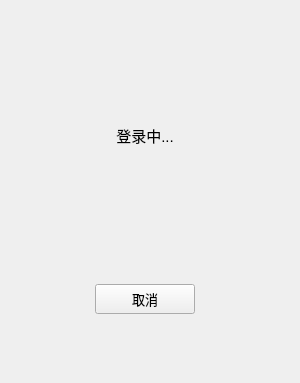
<?xml version="1.0" encoding="UTF-8"?>
<ui version="4.0">
 <class>WaitWidget</class>
 <widget class="QWidget" name="WaitWidget">
  <property name="geometry">
   <rect>
    <x>0</x>
    <y>0</y>
    <width>300</width>
    <height>383</height>
   </rect>
  </property>
  <property name="windowTitle">
   <string>Form</string>
  </property>
  <layout class="QVBoxLayout" name="verticalLayout_2">
   <property name="spacing">
    <number>10</number>
   </property>
   <property name="leftMargin">
    <number>10</number>
   </property>
   <property name="topMargin">
    <number>20</number>
   </property>
   <property name="rightMargin">
    <number>20</number>
   </property>
   <property name="bottomMargin">
    <number>20</number>
   </property>
   <item>
    <widget class="QWidget" name="waitContent" native="true">
     <layout class="QVBoxLayout" name="verticalLayout">
      <item>
       <widget class="QWidget" name="widget" native="true">
        <layout class="QHBoxLayout" name="horizontalLayout_9">
         <item>
          <spacer name="horizontalSpacer_5">
           <property name="orientation">
            <enum>Qt::Orientation::Horizontal</enum>
           </property>
           <property name="sizeHint" stdset="0">
            <size>
             <width>68</width>
             <height>20</height>
            </size>
           </property>
          </spacer>
         </item>
         <item>
          <layout class="QVBoxLayout" name="verticalLayout_4">
           <item>
            <widget class="QLabel" name="profileImg">
             <property name="sizePolicy">
              <sizepolicy hsizetype="Minimum" vsizetype="Minimum">
               <horstretch>0</horstretch>
               <verstretch>0</verstretch>
              </sizepolicy>
             </property>
             <property name="minimumSize">
              <size>
               <width>80</width>
               <height>80</height>
              </size>
             </property>
             <property name="maximumSize">
              <size>
               <width>80</width>
               <height>80</height>
              </size>
             </property>
             <property name="frameShape">
              <enum>QFrame::Shape::NoFrame</enum>
             </property>
             <property name="frameShadow">
              <enum>QFrame::Shadow::Plain</enum>
             </property>
             <property name="text">
              <string/>
             </property>
             <property name="pixmap">
              <pixmap>:/QQ.svg</pixmap>
             </property>
             <property name="scaledContents">
              <bool>true</bool>
             </property>
             <property name="wordWrap">
              <bool>false</bool>
             </property>
             <property name="margin">
              <number>0</number>
             </property>
            </widget>
           </item>
           <item>
            <widget class="QLabel" name="hintLabel">
             <property name="font">
              <font>
               <pointsize>11</pointsize>
              </font>
             </property>
             <property name="text">
              <string>登录中...</string>
             </property>
             <property name="alignment">
              <set>Qt::AlignmentFlag::AlignCenter</set>
             </property>
            </widget>
           </item>
          </layout>
         </item>
         <item>
          <spacer name="horizontalSpacer_4">
           <property name="orientation">
            <enum>Qt::Orientation::Horizontal</enum>
           </property>
           <property name="sizeHint" stdset="0">
            <size>
             <width>68</width>
             <height>20</height>
            </size>
           </property>
          </spacer>
         </item>
        </layout>
       </widget>
      </item>
      <item>
       <spacer name="verticalSpacer">
        <property name="orientation">
         <enum>Qt::Orientation::Vertical</enum>
        </property>
        <property name="sizeHint" stdset="0">
         <size>
          <width>20</width>
          <height>40</height>
         </size>
        </property>
       </spacer>
      </item>
      <item>
       <spacer name="verticalSpacer_4">
        <property name="orientation">
         <enum>Qt::Orientation::Vertical</enum>
        </property>
        <property name="sizeHint" stdset="0">
         <size>
          <width>20</width>
          <height>40</height>
         </size>
        </property>
       </spacer>
      </item>
      <item>
       <spacer name="verticalSpacer_3">
        <property name="orientation">
         <enum>Qt::Orientation::Vertical</enum>
        </property>
        <property name="sizeHint" stdset="0">
         <size>
          <width>20</width>
          <height>40</height>
         </size>
        </property>
       </spacer>
      </item>
      <item>
       <layout class="QHBoxLayout" name="horizontalLayout_4">
        <property name="spacing">
         <number>7</number>
        </property>
        <item>
         <spacer name="horizontalSpacer_2">
          <property name="orientation">
           <enum>Qt::Orientation::Horizontal</enum>
          </property>
          <property name="sizeHint" stdset="0">
           <size>
            <width>10</width>
            <height>20</height>
           </size>
          </property>
         </spacer>
        </item>
        <item>
         <widget class="QPushButton" name="cancelBtn">
          <property name="sizePolicy">
           <sizepolicy hsizetype="Expanding" vsizetype="Fixed">
            <horstretch>0</horstretch>
            <verstretch>0</verstretch>
           </sizepolicy>
          </property>
          <property name="minimumSize">
           <size>
            <width>100</width>
            <height>30</height>
           </size>
          </property>
          <property name="font">
           <font>
            <pointsize>10</pointsize>
           </font>
          </property>
          <property name="cursor">
           <cursorShape>PointingHandCursor</cursorShape>
          </property>
          <property name="text">
           <string>取消</string>
          </property>
          <property name="shortcut">
           <string>Esc</string>
          </property>
          <property name="flat">
           <bool>false</bool>
          </property>
         </widget>
        </item>
        <item>
         <spacer name="horizontalSpacer_3">
          <property name="orientation">
           <enum>Qt::Orientation::Horizontal</enum>
          </property>
          <property name="sizeHint" stdset="0">
           <size>
            <width>10</width>
            <height>20</height>
           </size>
          </property>
         </spacer>
        </item>
       </layout>
      </item>
      <item>
       <spacer name="verticalSpacer_2">
        <property name="orientation">
         <enum>Qt::Orientation::Vertical</enum>
        </property>
        <property name="sizeHint" stdset="0">
         <size>
          <width>20</width>
          <height>10</height>
         </size>
        </property>
       </spacer>
      </item>
     </layout>
    </widget>
   </item>
  </layout>
 </widget>
 <resources/>
 <connections/>
</ui>
